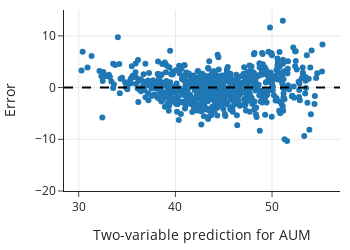

The cell this chart's notebook holds for it:
### Markdown cell above
The SD of the residuals have been reduced by another 30%. Adding a second variable to the model seems worth the extra complexity. 

Let's again visually examine the residuals. We use the same scale on the y-axis to make it easier to compare this residual plot with the plot for the one-variable model:

### Code cell
fig = px.scatter(x=prediction_ct_sm, y=error_ct_sm,
           labels=dict(x='Two-variable prediction for AUM', y='Error'),
           width=350, height=250)

fig.add_hline(0, line_width=2, line_dash='dash', opacity=1)
fig.update_yaxes(range=[-20, 15])

fig.show()

### Figure 1 — Plotly figure (JSON) as saved in the notebook; plotly's stock layout.template omitted (floating-point values rounded to 4 significant figures; data arrays with more than 128 entries replaced by an {"elided": "..."} marker saying what was removed)
{"data": [{"hovertemplate": "Two-variable prediction for AUM=%{x}<br>Error=%{y}<extra></extra>", "legendgroup": "", "marker": {"color": "#1F77B4", "symbol": "circle"}, "mode": "markers", "name": "", "orientation": "v", "showlegend": false, "type": "scatter", "x": {"elided": "705 float values"}, "xaxis": "x", "y": {"elided": "705 float values"}, "yaxis": "y"}], "layout": {"height": 250, "legend": {"tracegroupgap": 0}, "shapes": [{"line": {"dash": "dash", "width": 2}, "opacity": 1, "type": "line", "x0": 0, "x1": 1, "xref": "x domain", "y0": 0, "y1": 0, "yref": "y"}], "width": 350, "xaxis": {"anchor": "y", "autorange": true, "domain": [0, 1], "range": [28.48, 57.03], "title": {"text": "Two-variable prediction for AUM"}, "type": "linear"}, "yaxis": {"anchor": "x", "domain": [0, 1], "range": [-20, 15], "title": {"text": "Error"}, "type": "linear"}}}
